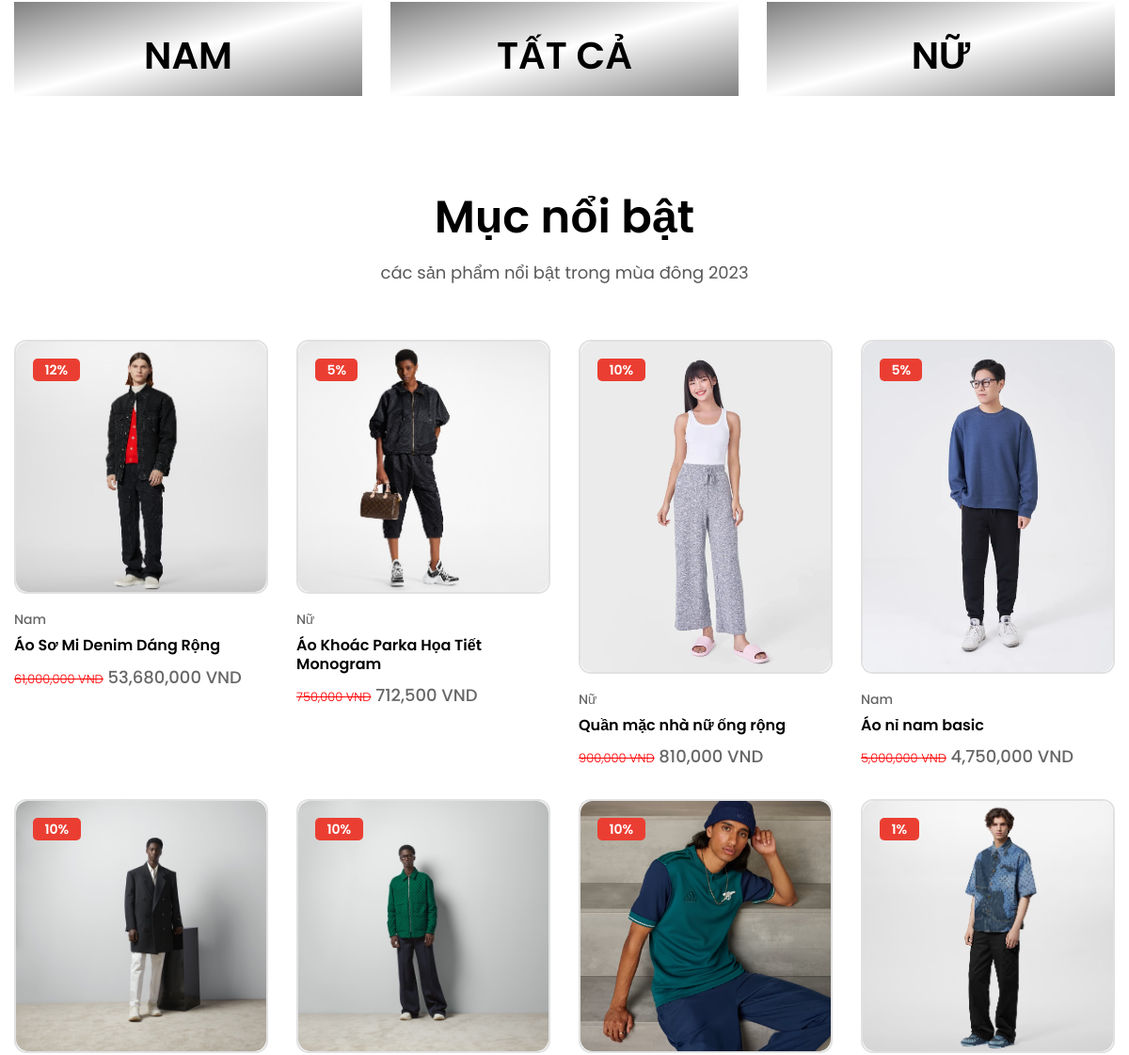
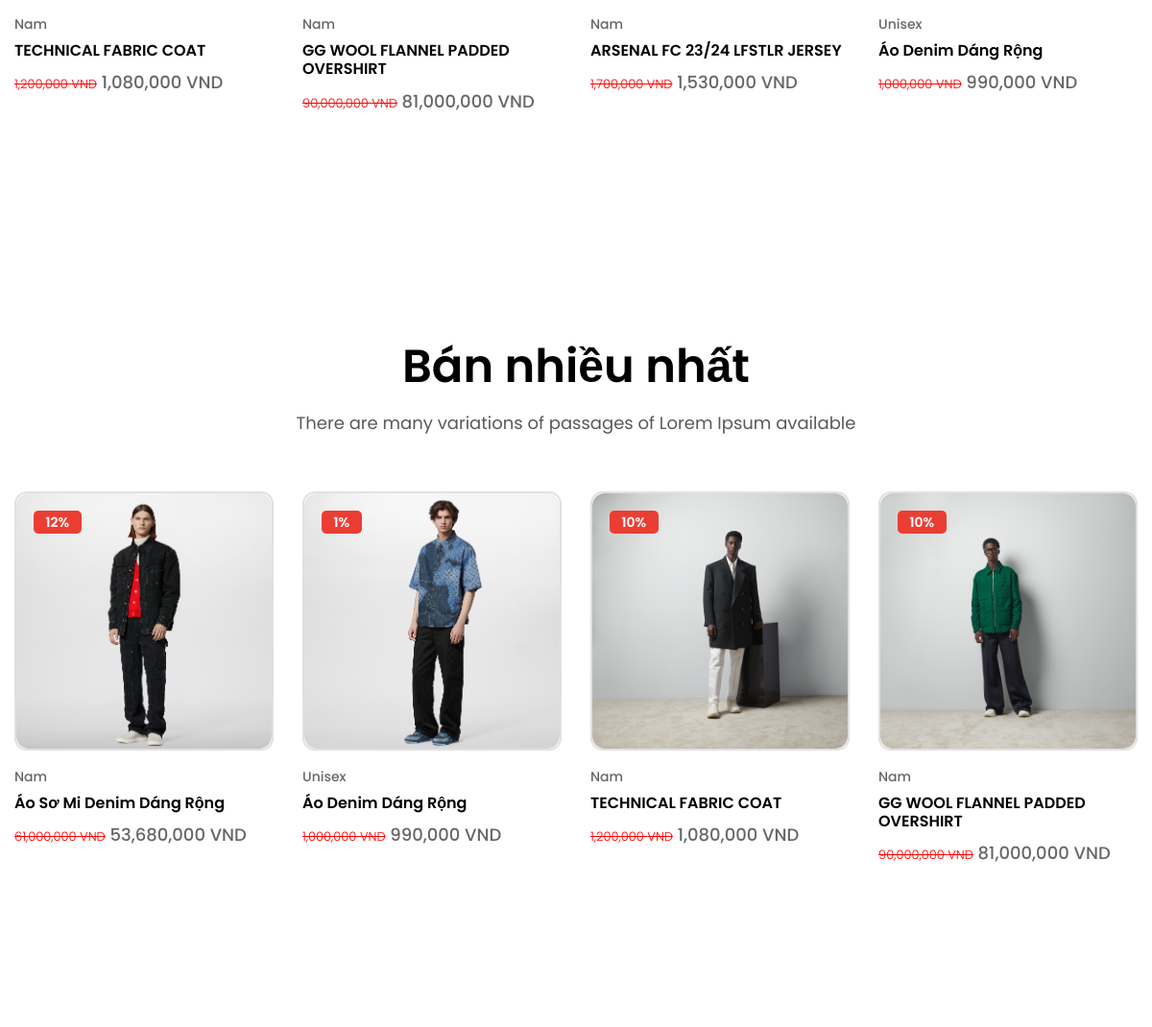
Before: / (middle part) with the older database file (2 pictures, top to bottom).
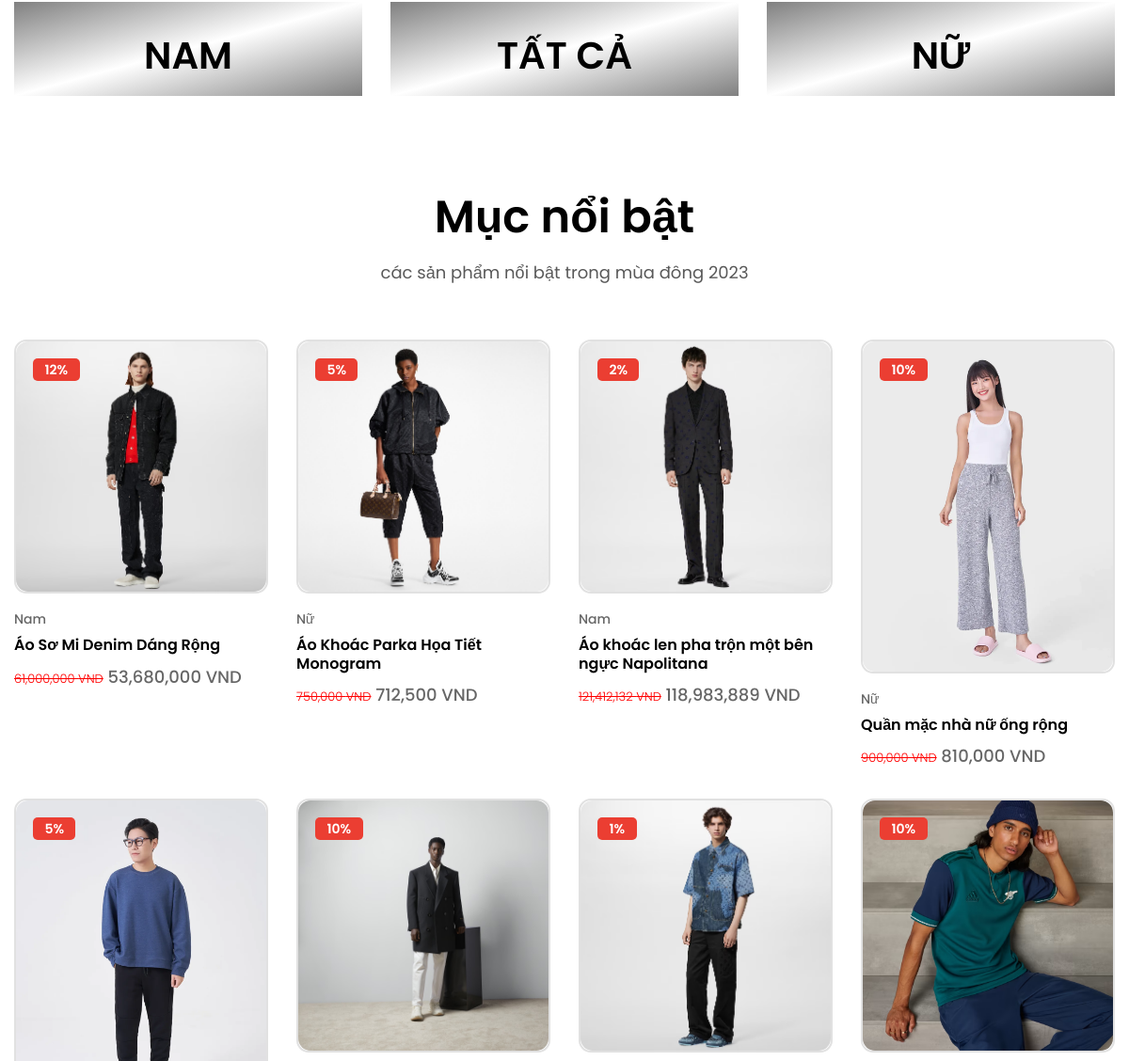
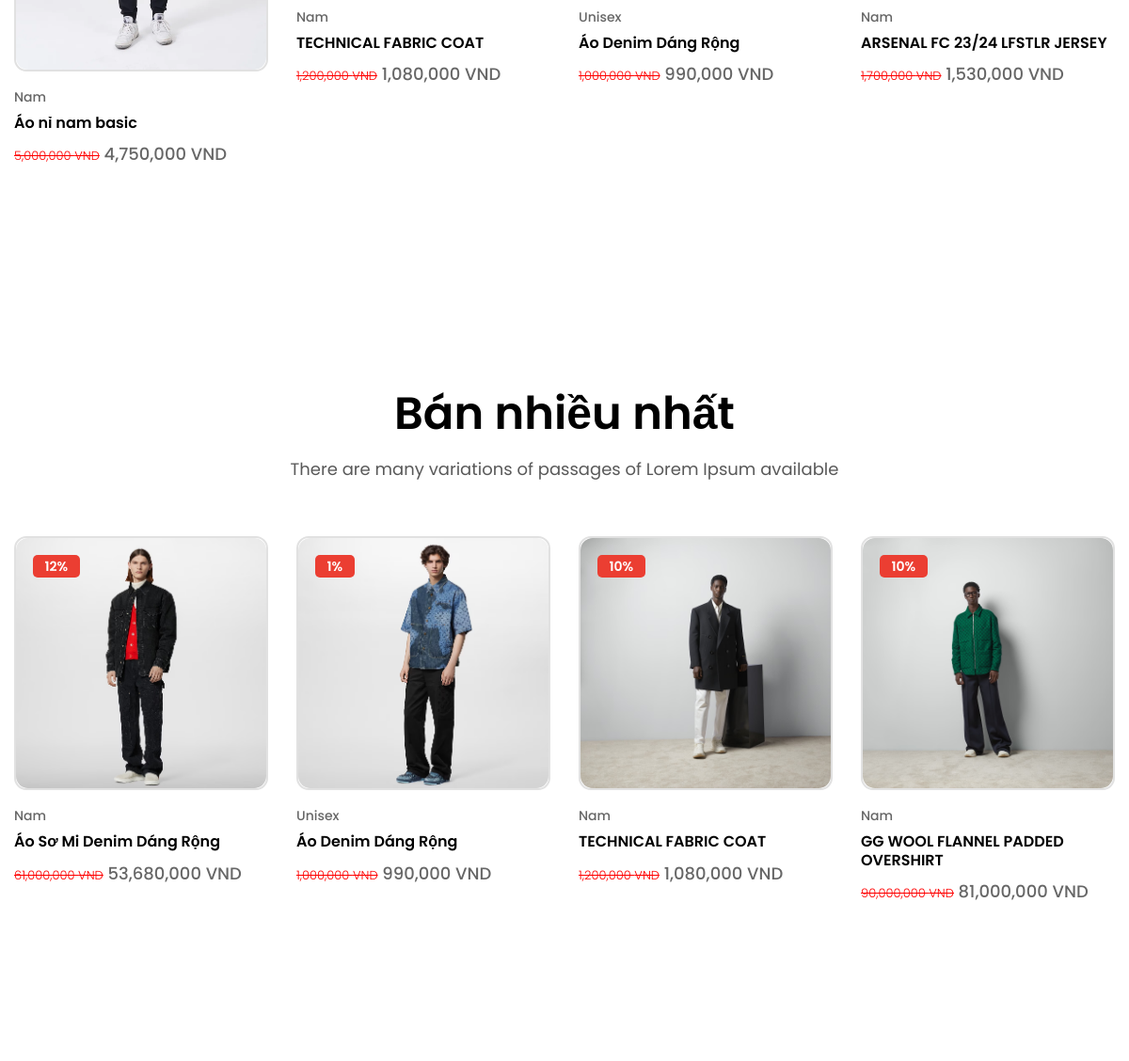
After: the same page with the newer database file (2 pictures, top to bottom).
### tables this page shows
CREATE TABLE `sanpham` (
  `id_sp` int(11) NOT NULL,
  `name_sp` varchar(255) NOT NULL,
  `mo_ngan` text NOT NULL,
  `image_sp` varchar(300) NOT NULL,
  `giam_gia` int(2) DEFAULT 0,
  `gia` int(11) NOT NULL,
  `mo_ta` text NOT NULL,
  `ngay_nhap` date NOT NULL,
  `view` int(11) DEFAULT 0,
  `gioi_tinh` tinyint(4) NOT NULL,
  `id_dm` int(11) NOT NULL
);

### model/pdo.php (called while the page is built, shortened)
<?php
function pdo_get_connection(){
    $dburl = "mysql:host=127.0.0.1;dbname=duan1;charset=utf8";
    $username = 'root';
    $password = '';
    $conn = new PDO($dburl, $username, $password);
    $conn->setAttribute(PDO::ATTR_ERRMODE, PDO::ERRMODE_EXCEPTION);
    return $conn;
}
function pdo_query($sql){
    $sql_args = array_slice(func_get_args(), 1);
    try{
        $conn = pdo_get_connection();
        $stmt = $conn->prepare($sql);
        $stmt->execute($sql_args);
        $rows = $stmt->fetchAll();
        return $rows;
    }
    catch(PDOException $e){
        throw $e;
    }
    finally{
        unset($conn);
    }
}

### model/sanpham.php (called while the page is built, shortened)
<?php
function load_sanpham_all()
{
  $sql = "SELECT * FROM sanpham JOIN danhmuc ON sanpham.id_dm = danhmuc.id_dm";
  $sp =   pdo_query($sql);
  return $sp;
}
function load_sanpham_view_top8()
{
  $sql = "SELECT * FROM sanpham JOIN danhmuc ON sanpham.id_dm = danhmuc.id_dm ORDER BY sanpham.view DESC LIMIT 8;";
  $sp =   pdo_query($sql);
  return $sp;
}
function load_gioitinh_all()
{
  $sql = "SELECT DISTINCT gioi_tinh, CASE gioi_tinh
      WHEN 0 THEN 'Unisex'
      WHEN 1 THEN 'Nam'
      WHEN 2 THEN 'Nữ'
      ELSE 'Unknown'
  END AS name_gt FROM sanpham; ";
  $load_gioitinh = pdo_query($sql);
  return $load_gioitinh;
}

### view/include/home.php (the view, shortened to what the changed rows need)
<main class="main-content">
  <section class="product-area product-collection-area">
    <div class="container">
      <div class="row">
        <?php
            $genderCounts = load_gioitinh_all();
            $genderMapping = [
              0 => 'TẤT CẢ',
              1 => 'NAM',
              2 => 'NỮ',
            ];
            foreach ($genderCounts as $gioitinh) {
                $genderId = $gioitinh['gioi_tinh'];
                $genderName = isset($genderMapping[$genderId]) ? $genderMapping[$genderId] : 'Unknown';
            ?>
            <div class="col-lg-4 col-md-6">
                <div class="product-collection <?= $genderId == $id ? 'active' : ''; ?>">
                  <div class="inner-content">
                    <div class="product-collection-content">
                      <div class="content">
                        <h1><?= $genderName ?></h1>
                      </div>
                    </div>
                    <a class="banner-link-overlay" href="?act=shop&gioi_tinh=<?= $genderId ?>"></a>
                  </div>
                </div>
            </div>
            <?php };?>
      </div>
    </div>
  </section>
  <section class="product-area product-default-area">
    <div class="container pt--0">
      <div class="row">
        <?php foreach ($sp as $k) : extract($k) ?>
          <div class="col-sm-6 col-lg-3">
            <div class="product-item">
              <div class="inner-content">
                <div class="product-thumb">
                  <a href="?act=chitietSP&id_sp=<?= $id_sp ?>&id_dm=<?= $id_dm ?>">
                    <img src="assets/uploads/<?= $image_sp ?>" width="270" height="274" alt="Image-HasTech">
                  </a>
                  <?php if ($giam_gia == 0) {
                    echo "";
                  } else {
                    echo "  <div class='product-flag'>
                    <ul>
                      <li class='discount'>$giam_gia%</li>
                    </ul>
                  </div>";
                  }
                  ?>
                </div>
                <div class="product-info">
                  <div class="category">
                      <ul>
                          <li><a href="shop.php">
                              <?php
                              $genderName = '';
                              switch ($gioi_tinh) {
                                  case 0:
                                      $genderName = 'Unisex';
                                      break;
                                  case 1:
                                      $genderName = 'Nam';
                                      break;
                                  case 2:
                                      $genderName = 'Nữ';
                                      break;
                              }
                              echo $genderName;
                              ?>
                          </a></li>
                      </ul>
                  </div>
                  <h4 class="title"><a href="?act=chitietSP&id_sp=<?= $id_sp ?>&id_dm=<?= $id_dm ?>"><?= $name_sp ?></a></h4>
                  <div class="prices">
                    <?php if ($giam_gia == 0) {
                      echo " <span class='price'  >" . number_format($gia, 0, '.', ',') . " VND</span>";
                    } else {
                      $giathuc = $gia - ($giam_gia * $gia) / 100;
                      echo "<span class='price-old' style='font-size: small; color: red; '>" . number_format($gia, 0, '.', ',') . " VND</span>
                      <span class='price'  >" . number_format($giathuc, 0, '.', ',') . " VND</span>";
                    }
                    ?>
                  </div>
                </div>
              </div>
            </div>
          </div>
        <?php endforeach  ?>
  </section>
  <section class="home-slider-area">
      <div class="swiper-container home-slider-container default-slider-container">
        <div class="swiper-wrapper home-slider-wrapper slider-default">
          <div class="swiper-slide">
            <div class="slider-content-area" data-bg-img="assets/img/shape/1.webp">
              <div class="slider-content">
                  <div class="content">
                    <div class="title-box">
                    <h2 class="title" >Men's Spring-Summer 2024 Pre-Collection</h2>
                    </div>
                  </div>
              </div>
            </div>
          </div>
        </div>
      </div>
    </section>
  <section class="product-area product-best-seller-area">
    <div class="container">
      <div class="row">
        <div class="col-12">
          <div class="product-slider-wrap">
            <div class="swiper-container product-slider-col4-container">
              <div class="swiper-wrapper">
                <?php foreach ($sanpham as $k) : extract($k) ?>
                  <div class="swiper-slide">
                    <div class="product-item">
                      <div class="inner-content">
                        <div class="product-thumb">
                          <a href="?act=chitietSP&id_sp=<?= $id_sp ?>&id_dm=<?= $id_dm ?>">
                            <img src="assets/uploads/<?= $image_sp ?>" width="270" height="274" alt="Image-HasTech">
                          </a>
                          <?php if ($giam_gia == 0) {
                            echo "";
                          } else {
                            echo "  <div class='product-flag'>
                    <ul>
                      <li class='discount'>$giam_gia%</li>
                    </ul>
                  </div>";
                          }
                          ?>
                        </div>
                        <div class="product-info">
                        <div class="category">
                            <ul>
                                <li><a href="shop.php">
                                    <?php
                                    $genderName = '';
                                    switch ($gioi_tinh) {
                                        case 0:
                                            $genderName = 'Unisex';
                                            break;
                                        case 1:
                                            $genderName = 'Nam';
                                            break;
                                        case 2:
                                            $genderName = 'Nữ';
                                            break;
                                    }
                                    echo $genderName;
                                    ?>
                                </a></li>
                            </ul>
                        </div>
                          <h4 class="title"><a href="?act=chitietSP&id_sp=<?= $id_sp ?>&id_dm=<?= $id_dm ?>"><?= $name_sp ?></a></h4>
                          <div class="prices">
                            <?php if ($giam_gia == 0) {
                              echo " <span class='price'  >" . number_format($gia, 0, '.', ',') . " VND</span>";
                            } else {
                              $giathuc = $gia - ($giam_gia * $gia) / 100;
                              echo "<span class='price-old' style='font-size: small; color: red; '>" . number_format($gia, 0, '.', ',') . " VND</span>
                      <span class='price'  >" . number_format($giathuc, 0, '.', ',') . " VND</span>";
                            }
                            ?>
                          </div>
                        </div>
                      </div>
                    </div>
                  </div>
                <?php endforeach  ?>
              </div>
            </div>
          </div>
        </div>
      </div>
    </div>
  </section>
</main>

Changed rows visible on the page:
no longer on one of the page's lists (row edited): sanpham: giam_gia "10", gioi_tinh "Nam", name_sp "GG WOOL FLANNEL PADDED OVERSHIRT", gia "90,000,000", giathuc "81,000,000"
added sanpham: image_sp (picture), giam_gia "2", gioi_tinh "Nam", name_sp "Áo khoác len pha trộn một bên ngực Napolitana", gia "121,412,132", giathuc "118,983,889", shown under "Mục nổi bật"
changed sanpham "Áo Denim Dáng Rộng": moves up the list
